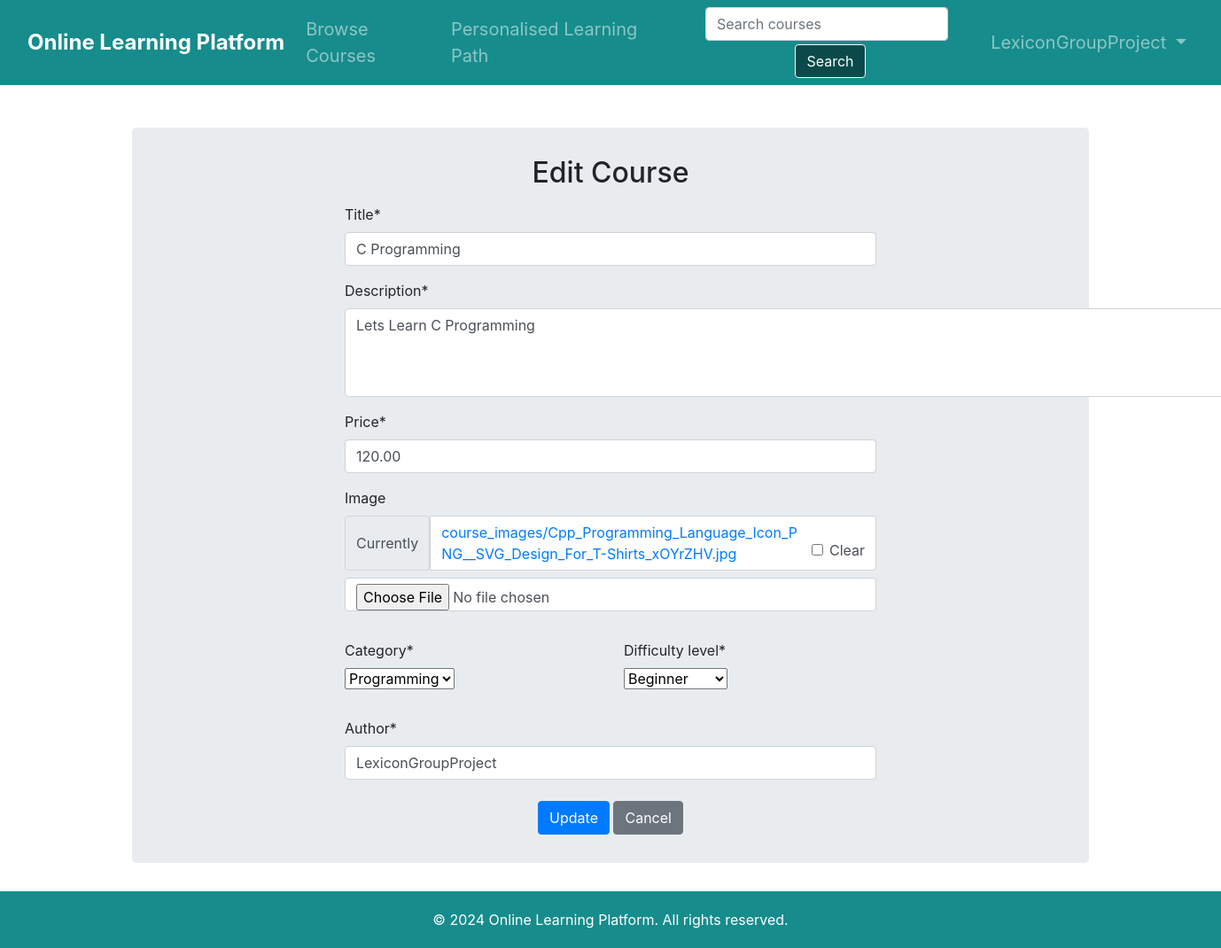
The app's page /instructor/edit/8/ (signed in) with its own data.
### CourseApp/models.py (models this page shows, shortened)
class Course(models.Model):
    CATEGORY_CHOICES = [
        ('programming', 'Programming'),
        ('data_science', 'Data Science'),
        ('design', 'Design'),
        ('security', 'Security'),
    ]
    DIFFICULTY_CHOICES = [
        ('beginner', 'Beginner'),
        ('intermediate', 'Intermediate'),
        ('advanced', 'Advanced'),
    ]
    title = models.CharField(max_length=100)
    description = RichTextField()
    price = models.DecimalField(max_digits=10, decimal_places=2)
    image = models.ImageField(upload_to='course_images/', blank=True, null=True, default='default_course_image.jpg')
    author = models.CharField(max_length=100, default='Unknown Author')
    category = models.CharField(max_length=20, choices=CATEGORY_CHOICES, default='programming')
    difficulty_level = models.CharField(max_length=20, choices=DIFFICULTY_CHOICES, default='beginner')

### InstructorApp/views.py (the view)
# urls.py: path('edit/<int:course_id>/', views.edit_course, name='edit_course'),
@login_required
def edit_course(request, course_id):
    course = get_object_or_404(Course, id=course_id, author=request.user.username)
    if request.method == 'POST':
        form = CourseForm(request.POST, request.FILES, instance=course)
        if form.is_valid():
            form.save()
            return redirect('instructor_dashboard')
    else:
        form = CourseForm(instance=course)
    return render(request, 'InstructorApp/course_form.html', {'form': form})

### InstructorApp/forms.py
class CourseForm(forms.ModelForm):
    class Meta:
        model = Course
        fields = ['title', 'description', 'price', 'image', 'category', 'difficulty_level', 'author']
        widgets = {
            'description': forms.Textarea(attrs={'rows': 3}),
        }
    def __init__(self, *args, **kwargs):
        super().__init__(*args, **kwargs)
        self.helper = FormHelper()
        self.helper.form_method = 'post'
        self.helper.layout = Layout(
            Field('title'),
            Field('description', css_class='form-control'),
            Field('price'),
            Field('image'),
            Field('category'),
            Field('difficulty_level'),
            Field('author')
        )

### InstructorApp/templates/InstructorApp/course_form.html (shortened to what this page needs)
{% extends "base.html" %}
{% load crispy_forms_tags %}
{% block content %}
<div class="container mt-5">
    <div class="jumbotron">
        <h2 class="text-center">{{ form.instance.id|yesno:"Edit Course,Create Course" }}</h2>
        <form method="post" enctype="multipart/form-data" class="mx-auto" style="max-width: 600px;">
            <div class="form-group">
                {{ form.title|as_crispy_field }}
            </div>
            <div class="form-group">
                {{ form.description|as_crispy_field }}
            </div>
            <div class="form-group">
                {{ form.price|as_crispy_field }}
            </div>
            <div class="form-group">
                {{ form.image|as_crispy_field }}
            </div>
            <div class="form-group">
                <div class="row">
                    <div class="col-md-6">
                        {{ form.category|as_crispy_field }}
                    </div>
                    <div class="col-md-6">
                        {{ form.difficulty_level|as_crispy_field }}
                    </div>
                </div>
            </div>
            <div class="form-group">
                {{ form.author|as_crispy_field }}
            </div>
            <div class="text-center mt-4">
                <button type="submit" class="btn btn-primary">{{ form.instance.id|yesno:"Update,Create" }}</button>
                <a href="{% url 'instructor_dashboard' %}" class="btn btn-secondary">Cancel</a>
            </div>
        </form>
    </div>
</div>
{% endblock %}

### templates/base.html (shortened to what this page needs)
<!DOCTYPE html>
<html lang="en">
<head>
    <link rel="stylesheet" href="https://stackpath.bootstrapcdn.com/bootstrap/4.5.2/css/bootstrap.min.css">
    {% load static %}
    <link rel="stylesheet" href="{% static 'InstructorApp/instructor.css' %}">
</head>
<body>
    <nav class="navbar navbar-expand-lg navbar-dark">
        <div class="container-fluid">
            <a class="navbar-brand" href="{% url 'home' %}">Online Learning Platform</a>
            <div class="collapse navbar-collapse" id="navbarNav">
                <ul class="navbar-nav mr-auto">
                    <li class="nav-item">
                        <a class="nav-link" href="{% url 'course_list' %}">Browse Courses</a>
                    </li>
                    <li class="nav-item">
                        <a class="nav-link" href="{% url 'select_course' %}">Personalised Learning Path</a>
                    </li>
                </ul>
                <form class="form-inline justify-content-center mx-auto " action="{% url 'search_courses' %}" method="get">
                    <input class="form-control mr-sm-2" type="search" placeholder="Search courses" aria-label="Search" name="q">
                    <button class="btn btn-outline-light my-2 my-sm-0 mt-md-1 search-button" type="submit">Search</button>
                </form>
                <ul class="navbar-nav ml-auto">
                    {% if user.is_authenticated %}
                    <li class="nav-item dropdown">
                        <a class="nav-link dropdown-toggle" href="#" id="userDropdown" role="button" data-toggle="dropdown" aria-haspopup="true" aria-expanded="false">
                            {{ user.username }}
                        </a>
                    </li>
                    {% endif %}
                </ul>
            </div>
        </div>
    </nav>
    <div class="container content">
        {% block content %}
        {% endblock %}
    </div>
    <footer class="footer">
        <div class="container">
            <span >&copy; 2024 Online Learning Platform. All rights reserved.</span>
        </div>
    </footer>
</body>
</html>

### InstructorApp/static/InstructorApp/instructor.css (style rules this page uses)
textarea.form-control { height: 100px; resize: vertical; width: 178%; }
.form-control { width: 100%; }
.jumbotron { padding: 2rem 1rem; border-radius: 0.3rem; }
.form-group label { display: block; margin-bottom: 0.5rem; }
.form-group label { margin-top: 1rem; }

### templates/base.html (style rules this page uses)
.navbar, .footer { background-color: #178C8C; color: white; }
.navbar-nav .nav-link { font-size: 1.25rem; color: white; }
.footer { padding: 10px 0; text-align: center; }
html, body { height: 100%; }
body { display: flex; flex-direction: column; }
.content { flex: 1; }
.footer { padding: 20px 0; text-align: center; color: white; }
.navbar .nav-link { color: white; }
.navbar-brand { font-weight: bold; font-size: 24px; }
.search-button { background-color: #0A4A4A; color: white; }

### records on screen
Course: instance.id "Edit Course", title "C Programming", description "Lets Learn C Programming", price "120.00", category "Programming", difficulty_level "Beginner", author "LexiconGroupProject", instance.id "Update"

### other values on screen
{{ user.username }} "LexiconGroupProject"
